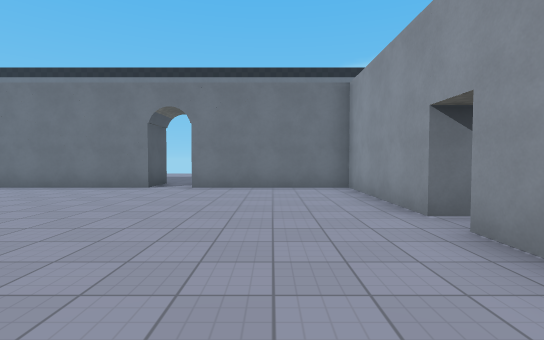
[1] (above)

12 first-person views from a walk through a level from a Godot 3-D game. The camera is 1.4 m above the floor, tilts 2° down and sees 85° across. The floor is counted in squares, 2 m on a side. Each view is taken from the middle of a square. On the plan, view 1 faces up. The plan holds only what a view shows up to about 10 squares ahead; the rest is blank. The place goes on beyond the plan. Characters and animated objects are not drawn. Some surface patterns are stand-ins.

[2]
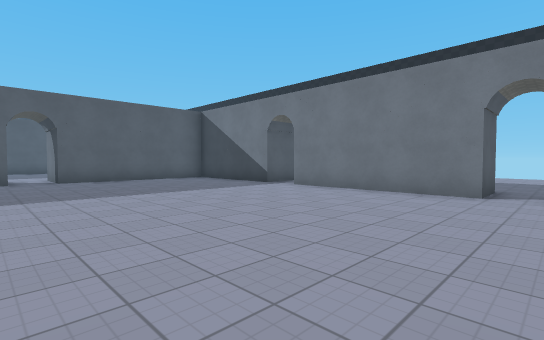

[3]
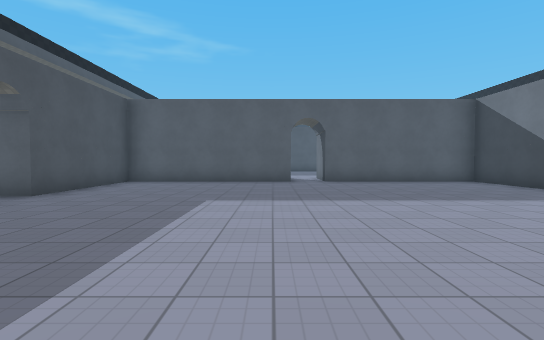

[4]
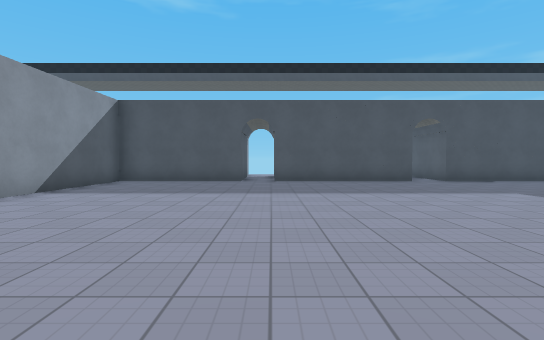

[5]
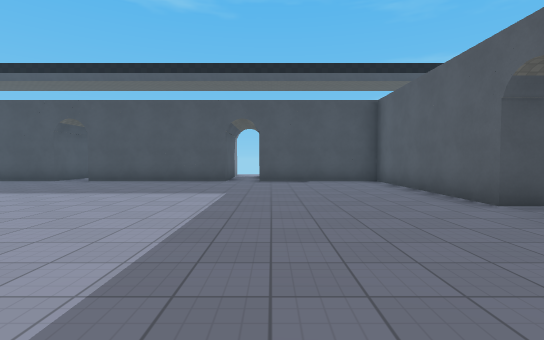

[6]
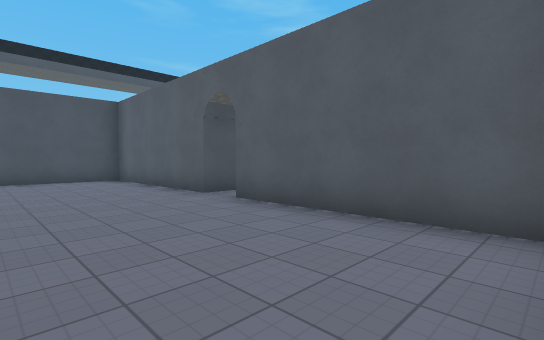

[7]
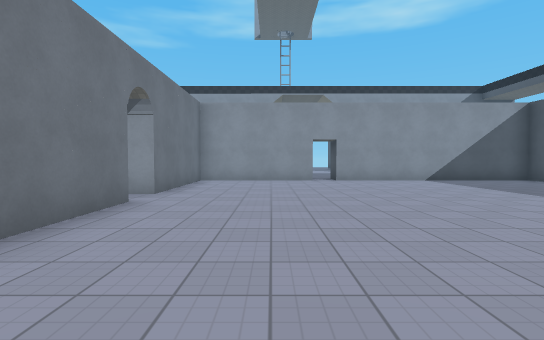

[8]
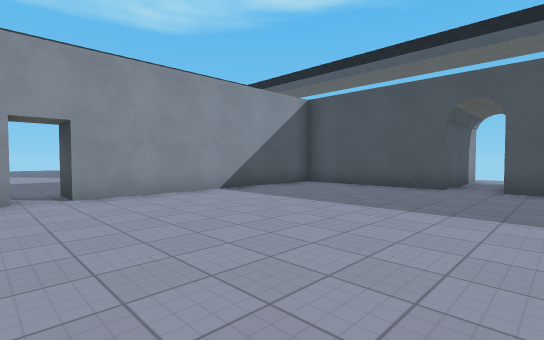

[9]
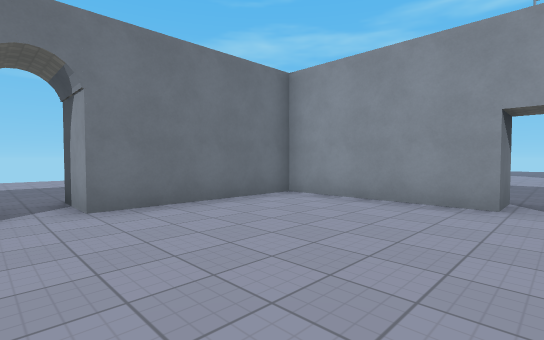

[10]
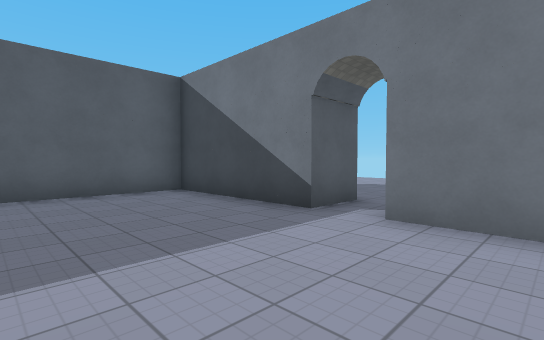

[11]
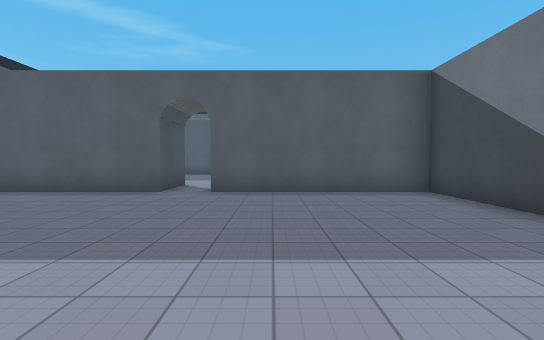

[12]
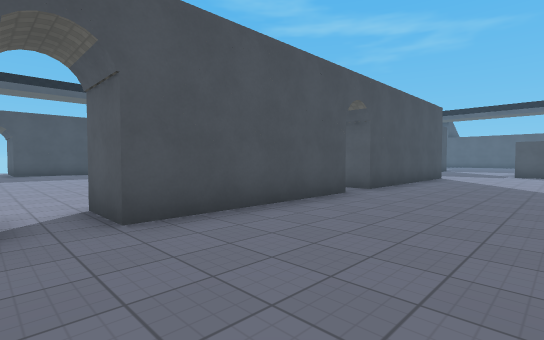

### Floor plan
Points are (right, up) in squares from view 1. A wall is a line through its corners. A room is listed if a view was taken in it or the views show most of it. See-through windows are left out.
Room 1 (views 1, 2, 3, 4, 5, 6, 7, 8, 9, 10, 11)
walls: (-3.1, 7.4) (-7.6, 7.4); (-7.6, -3.5) (-3, -3.5); (-2, -3.5) (1.9, -3.5) (1.9, 2.8) (3, 2.8); (-8.6, 7.4) (-12.4, 7.4) (-12.4, 2.7); (-12.4, 1.6) (-12.4, -3.5) (-8.6, -3.5); (3, 3.6) (1.9, 3.6) (1.9, 7.4) (-2, 7.4)
ways out: opening at (-13.5, 2) to room 2; opening at (-8, 8) to room 2; gap at (-2.5, 8) to room 2; opening at (-8, -3); opening at (2.5, 3)
Room 2 (view 12)
walls: (-12.9, 8.7) (-8.6, 8.7) (-8.6, 7.4); (-12.4, 2.7) (-14.2, 2.7); (-14.2, 1.6) (-12.4, 1.6); (-7.5, 8.7) (-3.1, 8.7) (-3.1, 7.4); (-2, 7.4) (-2, 8.8)
ways out: opening at (-13.5, 2) to room 1; opening at (-8, 8) to room 1; gap at (-2.5, 8) to room 1

Positions as (right, up) in squares from view 1, and headings:
1: (0, 0), facing up
2: (-2, 1), facing up-left
3: (-3, 1), facing left
4: (-3, 6), facing down
5: (-9, 6), facing down
6: (-9, 7), facing down-left
7: (-8, 5), facing right
8: (-4, 4), facing down-right
9: (-3, 3), facing up-right
10: (-6, 4), facing up-left
11: (-6, 4), facing left
12: (-2, 12), facing down-left
